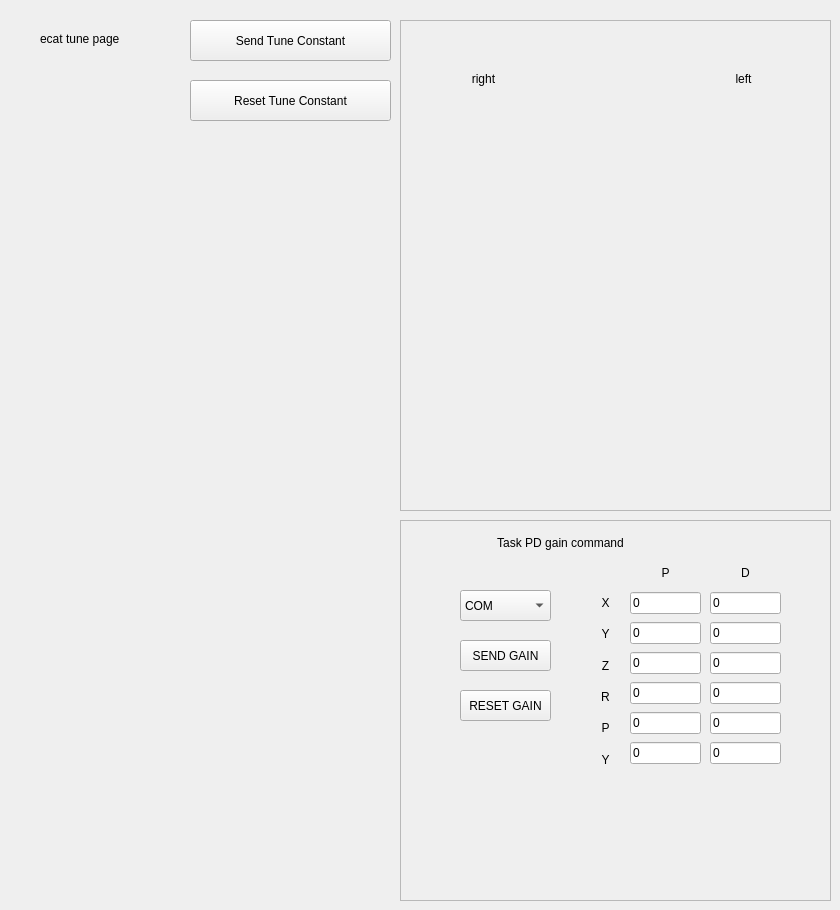
   <widget class="QWidget" name="page">
    <widget class="QLabel" name="label_39">
     <property name="geometry">
      <rect>
       <x>40</x>
       <y>30</y>
       <width>101</width>
       <height>17</height>
      </rect>
     </property>
     <property name="text">
      <string>ecat tune page</string>
     </property>
    </widget>
    <widget class="QFrame" name="frame_11">
     <property name="geometry">
      <rect>
       <x>400</x>
       <y>20</y>
       <width>431</width>
       <height>491</height>
      </rect>
     </property>
     <property name="frameShape">
      <enum>QFrame::StyledPanel</enum>
     </property>
     <property name="frameShadow">
      <enum>QFrame::Raised</enum>
     </property>
     <widget class="QLabel" name="label_40">
      <property name="geometry">
       <rect>
        <x>310</x>
        <y>50</y>
        <width>67</width>
        <height>17</height>
       </rect>
      </property>
      <property name="text">
       <string>left</string>
      </property>
      <property name="alignment">
       <set>Qt::AlignCenter</set>
      </property>
     </widget>
     <widget class="QLabel" name="label_41">
      <property name="geometry">
       <rect>
        <x>50</x>
        <y>50</y>
        <width>67</width>
        <height>17</height>
       </rect>
      </property>
      <property name="text">
       <string>right</string>
      </property>
      <property name="alignment">
       <set>Qt::AlignCenter</set>
      </property>
     </widget>
     <widget class="QWidget" name="verticalLayoutWidget_20">
      <property name="geometry">
       <rect>
        <x>310</x>
        <y>80</y>
        <width>72</width>
        <height>221</height>
       </rect>
      </property>
      <layout class="QVBoxLayout" name="leftarm_layout_2"/>
     </widget>
     <widget class="QWidget" name="verticalLayoutWidget_21">
      <property name="geometry">
       <rect>
        <x>50</x>
        <y>80</y>
        <width>71</width>
        <height>221</height>
       </rect>
      </property>
      <layout class="QVBoxLayout" name="rightarm_layout_2"/>
     </widget>
     <widget class="QWidget" name="verticalLayoutWidget_22">
      <property name="geometry">
       <rect>
        <x>230</x>
        <y>310</y>
        <width>71</width>
        <height>161</height>
       </rect>
      </property>
      <layout class="QVBoxLayout" name="leftleg_layout_2"/>
     </widget>
     <widget class="QWidget" name="verticalLayoutWidget_23">
      <property name="geometry">
       <rect>
        <x>130</x>
        <y>310</y>
        <width>71</width>
        <height>161</height>
       </rect>
      </property>
      <layout class="QVBoxLayout" name="rightleg_layout_2"/>
     </widget>
     <widget class="QWidget" name="verticalLayoutWidget_24">
      <property name="geometry">
       <rect>
        <x>180</x>
        <y>50</y>
        <width>71</width>
        <height>51</height>
       </rect>
      </property>
      <layout class="QVBoxLayout" name="head_layout_2"/>
     </widget>
     <widget class="QWidget" name="verticalLayoutWidget_25">
      <property name="geometry">
       <rect>
        <x>180</x>
        <y>140</y>
        <width>71</width>
        <height>81</height>
       </rect>
      </property>
      <layout class="QVBoxLayout" name="waist_layout_2"/>
     </widget>
    </widget>
    <widget class="QPushButton" name="resettunebtn">
     <property name="geometry">
      <rect>
       <x>190</x>
       <y>80</y>
       <width>201</width>
       <height>41</height>
      </rect>
     </property>
     <property name="text">
      <string>Reset Tune Constant</string>
     </property>
    </widget>
    <widget class="QPushButton" name="sendtunebtn">
     <property name="geometry">
      <rect>
       <x>190</x>
       <y>20</y>
       <width>201</width>
       <height>41</height>
      </rect>
     </property>
     <property name="text">
      <string>Send Tune Constant</string>
     </property>
    </widget>
    <widget class="QFrame" name="frame">
     <property name="geometry">
      <rect>
       <x>400</x>
       <y>520</y>
       <width>431</width>
       <height>381</height>
      </rect>
     </property>
     <property name="frameShape">
      <enum>QFrame::StyledPanel</enum>
     </property>
     <property name="frameShadow">
      <enum>QFrame::Raised</enum>
     </property>
     <widget class="QWidget" name="verticalLayoutWidget_52">
      <property name="geometry">
       <rect>
        <x>230</x>
        <y>70</y>
        <width>71</width>
        <height>182</height>
       </rect>
      </property>
      <layout class="QVBoxLayout" name="verticalLayout_40">
       <item>
        <widget class="QLineEdit" name="gainx">
         <property name="text">
          <string>0</string>
         </property>
        </widget>
       </item>
       <item>
        <widget class="QLineEdit" name="gainy">
         <property name="text">
          <string>0</string>
         </property>
        </widget>
       </item>
       <item>
        <widget class="QLineEdit" name="gainz">
         <property name="text">
          <string>0</string>
         </property>
        </widget>
       </item>
       <item>
        <widget class="QLineEdit" name="gainr">
         <property name="text">
          <string>0</string>
         </property>
        </widget>
       </item>
       <item>
        <widget class="QLineEdit" name="gainp">
         <property name="text">
          <string>0</string>
         </property>
        </widget>
       </item>
       <item>
        <widget class="QLineEdit" name="gainyaw">
         <property name="text">
          <string>0</string>
         </property>
        </widget>
       </item>
      </layout>
     </widget>
     <widget class="QComboBox" name="taskgain_combo">
      <property name="geometry">
       <rect>
        <x>60</x>
        <y>70</y>
        <width>91</width>
        <height>31</height>
       </rect>
      </property>
      <item>
       <property name="text">
        <string>COM</string>
       </property>
      </item>
      <item>
       <property name="text">
        <string>Pelvis</string>
       </property>
      </item>
      <item>
       <property name="text">
        <string>UpperBody</string>
       </property>
      </item>
      <item>
       <property name="text">
        <string>Foot</string>
       </property>
      </item>
      <item>
       <property name="text">
        <string>Hand</string>
       </property>
      </item>
      <item>
       <property name="text">
        <string>R_Foot</string>
       </property>
      </item>
      <item>
       <property name="text">
        <string>L_Foot</string>
       </property>
      </item>
      <item>
       <property name="text">
        <string>R_Hand</string>
       </property>
      </item>
      <item>
       <property name="text">
        <string>L_Hand</string>
       </property>
      </item>
     </widget>
     <widget class="QPushButton" name="taskgain_resetbtn">
      <property name="geometry">
       <rect>
        <x>60</x>
        <y>170</y>
        <width>91</width>
        <height>31</height>
       </rect>
      </property>
      <property name="text">
       <string>RESET GAIN</string>
      </property>
     </widget>
     <widget class="QPushButton" name="taskgain_sendbtn">
      <property name="geometry">
       <rect>
        <x>60</x>
        <y>120</y>
        <width>91</width>
        <height>31</height>
       </rect>
      </property>
      <property name="text">
       <string>SEND GAIN</string>
      </property>
     </widget>
     <widget class="QWidget" name="verticalLayoutWidget_53">
      <property name="geometry">
       <rect>
        <x>190</x>
        <y>70</y>
        <width>31</width>
        <height>182</height>
       </rect>
      </property>
      <layout class="QVBoxLayout" name="verticalLayout_41">
       <item>
        <widget class="QLabel" name="label_144">
         <property name="text">
          <string>X</string>
         </property>
         <property name="alignment">
          <set>Qt::AlignCenter</set>
         </property>
        </widget>
       </item>
       <item>
        <widget class="QLabel" name="label_145">
         <property name="text">
          <string>Y</string>
         </property>
         <property name="alignment">
          <set>Qt::AlignCenter</set>
         </property>
        </widget>
       </item>
       <item>
        <widget class="QLabel" name="label_146">
         <property name="text">
          <string>Z</string>
         </property>
         <property name="alignment">
          <set>Qt::AlignCenter</set>
         </property>
        </widget>
       </item>
       <item>
        <widget class="QLabel" name="label_147">
         <property name="text">
          <string>R</string>
         </property>
         <property name="alignment">
          <set>Qt::AlignCenter</set>
         </property>
        </widget>
       </item>
       <item>
        <widget class="QLabel" name="label_148">
         <property name="text">
          <string>P</string>
         </property>
         <property name="alignment">
          <set>Qt::AlignCenter</set>
         </property>
        </widget>
       </item>
       <item>
        <widget class="QLabel" name="label_143">
         <property name="text">
          <string>Y</string>
         </property>
         <property name="alignment">
          <set>Qt::AlignCenter</set>
         </property>
        </widget>
       </item>
      </layout>
     </widget>
     <widget class="QWidget" name="verticalLayoutWidget_54">
      <property name="geometry">
       <rect>
        <x>310</x>
        <y>70</y>
        <width>71</width>
        <height>182</height>
       </rect>
      </property>
      <layout class="QVBoxLayout" name="verticalLayout_42">
       <item>
        <widget class="QLineEdit" name="gainx_2">
         <property name="text">
          <string>0</string>
         </property>
        </widget>
       </item>
       <item>
        <widget class="QLineEdit" name="gainy_2">
         <property name="text">
          <string>0</string>
         </property>
        </widget>
       </item>
       <item>
        <widget class="QLineEdit" name="gainz_2">
         <property name="text">
          <string>0</string>
         </property>
        </widget>
       </item>
       <item>
        <widget class="QLineEdit" name="gainr_2">
         <property name="text">
          <string>0</string>
         </property>
        </widget>
       </item>
       <item>
        <widget class="QLineEdit" name="gainp_2">
         <property name="text">
          <string>0</string>
         </property>
        </widget>
       </item>
       <item>
        <widget class="QLineEdit" name="gainyaw_2">
         <property name="text">
          <string>0</string>
         </property>
        </widget>
       </item>
      </layout>
     </widget>
     <widget class="QLabel" name="label_149">
      <property name="geometry">
       <rect>
        <x>230</x>
        <y>40</y>
        <width>71</width>
        <height>25</height>
       </rect>
      </property>
      <property name="text">
       <string>P</string>
      </property>
      <property name="alignment">
       <set>Qt::AlignCenter</set>
      </property>
     </widget>
     <widget class="QLabel" name="label_150">
      <property name="geometry">
       <rect>
        <x>310</x>
        <y>40</y>
        <width>71</width>
        <height>25</height>
       </rect>
      </property>
      <property name="text">
       <string>D</string>
      </property>
      <property name="alignment">
       <set>Qt::AlignCenter</set>
      </property>
     </widget>
     <widget class="QLabel" name="label_151">
      <property name="geometry">
       <rect>
        <x>60</x>
        <y>10</y>
        <width>201</width>
        <height>25</height>
       </rect>
      </property>
      <property name="text">
       <string>Task PD gain command</string>
      </property>
      <property name="alignment">
       <set>Qt::AlignCenter</set>
      </property>
     </widget>
    </widget>
   </widget>
